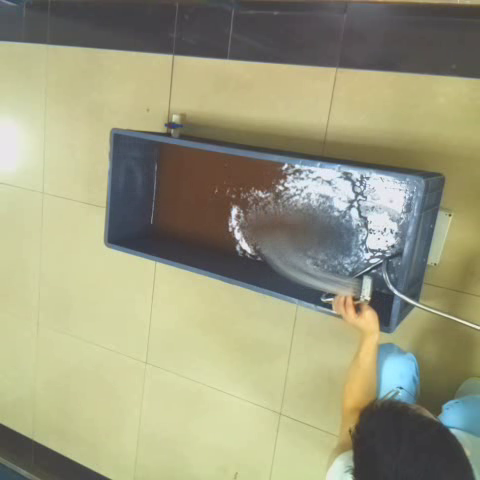
#> input picture 6000.png, 480 x 480 px
$ python -i graybgrhsv_lbp_svm.py   (imports and definitions only)   (older library calls are emulated)
#> lines starting #> are read from the running program, lines starting #| are printed output that depends on the picture
#> further down, picture is the input picture: shape (480, 480, 3); mean B, G, R 125.9, 154.5, 155.2
### LBP_origin_SVM.py
#!usr/bin/env python3
# !-*- coding:utf-8 -*-
# !@Time:2019/10/31 21:47
# !@Author:yuan
# !@File:extractFeaturesFromImages.py

'''
#使用SVM训练原始LBP分类模型,并进行简单测试
@准备正负样本
@抽取原始LBP特征并做好标记
@SVM参数设定
@训练得出模型,保存模型文件
@加载模型进行测试:小图片测试和实际图片测试
'''

import cv2
import numpy as np
from skimage.feature import greycomatrix,greycoprops,local_binary_pattern
import matplotlib.pyplot as plt
import time
import math

#设置矩阵在pycharm中全显示，不自动换行,防止写入txt数据格式不对
np.set_printoptions(linewidth=5000000)
np.set_printoptions(threshold=np.inf)

'''
注意,cv2.imread(sample_path+str(j)+'.png',cv2.IMREAD_GRAYSCALE)
读取标志：若读灰度图用cv2.IMREAD_COLOR，读出来也是3通道
          读灰度图应用cv2.IMREAD_GRAYSCALE
          读完整图片，包括alpha通道：cv2.IMREAD_UNCHANGED
'''

'''
#提取归一化后的原始LBP特征
@输入参数：
    grayImage:灰度图片
    radius:lbp半径,默认=1
    n_points:lbp点个数,默认=8
@返回值:
    归一化后的lbp直方图
'''
def originLBP(grayImage,radius = 1,n_points = 8):
#> called with radius = 1, n_points = 8
    lbp = local_binary_pattern(grayImage, n_points, radius, method='default')
    # 类型转换，lbp为int32，将其转为uint8，为了符合cv2.calcHist()的数据类型要求
    lbpInt = lbp.astype(np.uint8)
    # cv2.imshow('ROILBPImage', lbp)
    # print(lbp[0:3])
    # 参数说明:cv2.calcHist(原图像，灰度图通道0，掩膜图像，BIN的数目，像素值范围)
    # 返回值:opencv_hist是一个256*1的数组(float32)，代表出现[0-255]出现的频次
    opencv_hist = cv2.calcHist([lbpInt], [0], None, [256], [0, 256])
#> opencv_hist = 256 values, max 85413 at index 255, min 0 at index 37, mean 900
    # print(opencv_hist.dtype)
    #归一化LBP直方图
    opencv_hist /= opencv_hist.sum()
#> opencv_hist = 256 values, max 0.371 at index 255, min 0 at index 37, mean 0.00391
    # print(opencv_hist[0:10])
    return opencv_hist #return opencv_hist

'''
#提取lbp特征,并写入至txt文件,sample_num个[0.2,0.32,...,]256个元素
@输入参数:
    sample_path:待提取灰度图片(16*16)的路径
    sample_num:待提取灰度图片的总数
    txt_path:最后生成的要写入的txt文件路径及文件名称
@返回值：
    无,最后打印完成提示信息
'''
# [18 lines left out: function extractFeature_saveToTxt, not called in this run]

'''
#写入正负样本标记至txt文件,格式如[1. 1. 1. ... 0. 0. 0. ...]
@输入参数:
    pos_sample_num:正样本数
    neg_sample_num:负样本数
    all_sample_label_path:最后生成的所有正负样本标记保存的路径及文件名称
    pos_label:正样本标记,默认=1
    neg_label:负样本标记,默认=0
    negpos:标记对应的特征的正、负样本的顺序,取值1或0(非1),默认 = 1:负样本在前，正样本在后
           以便对应正负样本特征的顺序
@返回值:
    无,最后打印写入标记完成提示信息
'''
# [19 lines left out: function save_all_sample_labels, not called in this run]

'''
#提取lbp特征,sample_num个[0.2,0.32,...,]256个元素
@输入参数:
    sample_path:待提取灰度图片(16*16)的路径
    sample_num:待提取灰度图片的总数
@返回值：
    返回图片的lbp特征矩阵
'''
# [12 lines left out: function extractFeature_saveToVar, not called in this run]

'''
#获取对应正负样本特征的标记,格式如[1. 1. 1. ... 0. 0. 0. ...]
@输入参数:
    pos_sample_num:正样本数
    neg_sample_num:负样本数
    pos_label:正样本标记,默认=1
    neg_label:负样本标记,默认=0
    negpos:标记对应的特征的正、负样本的顺序,取值1或0(非1),默认 = 1:负样本在前，正样本在后
           以便对应正负样本特征的顺序
@返回值:
    对应正负样本特征的标记
'''
# [15 lines left out: function generate_sample_label, not called in this run]

'''
#滑动窗口
#yield的妙用，相当于return，不过是有需要就return，减少内存占用
'''
# [4 lines left out: function slidingWindow, not called in this run]

'''
#从16*16的灰度图片中提取原始lbp特征
@输入参数:
    16*16的灰度图片
@返回值:
    归一化后的lbp特征向量直方图,行向量1*256,float32
'''
# [10 lines left out: function extract_lbpFeature_from_oneImage, not called in this run]

# [168 lines that do not run on import are left out]

### graybgrhsv_lbp_svm.py
#!usr/bin/env python3
# !-*- coding:utf-8 -*-
# !@Time:2019/11/19 11:12
# !@Author:yuan
# !@File:rgb_gray_hsi.py

import cv2
import numpy as np

from LBP_origin_SVM import originLBP
from LBP_origin_SVM import generate_sample_label
from LBP_origin_SVM import slidingWindow

'''
#提取gray-b-g-r-h-s-v lbp特征,sample_num个[0.2,0.32,...,]256*7个元素
@输入参数:
    sample_path:待提取彩色图片(16*16)的路径
    sample_num:待提取灰度图片的总数
@返回值：
    返回图片的gray-b-g-r-h-s-v lbp特征矩阵
'''
# [45 lines left out: function extract_graybgrhsvFeature_saveToVar, not called in this run]

'''
#从16*16的彩色图片中提取gray-b-g-r-h-s-v lbp特征
@输入参数:
    16*16的彩色图片
@返回值:
    归一化后的lbp特征向量直方图,行向量1*(256*7),float32
'''
def extract_graybgrhsvlbpFeature_from_oneImage(img):
	train_hist = np.zeros((1, 256 * 7))
	# 灰度图片
	gray_img = cv2.cvtColor(img, cv2.COLOR_BGR2GRAY)

	gray_hist = originLBP(gray_img, radius=1, n_points=8)
#> gray_hist has the same summary as opencv_hist in originLBP
	gray_hist = gray_hist.flatten()
	gray_hist = np.around(gray_hist, 4)
#> gray_hist = 256 values, max 0.371 at index 255, min 0 at index 10, mean 0.00391
	# print(gray_hist)

	# 拆分通道,b、g、r通道
	b_img, g_img, r_img = cv2.split(img)
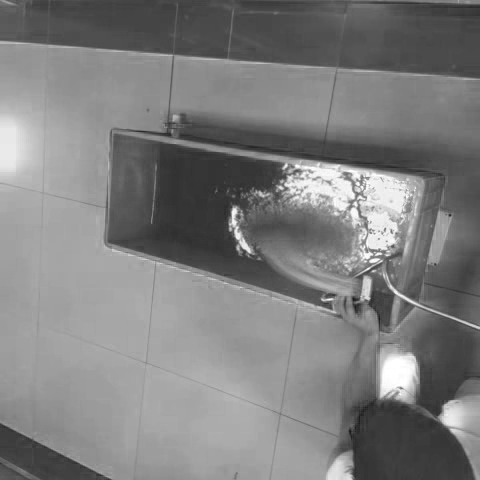
#> b_img: shape (480, 480); min 25, max 255, mean 125.9

	b_img_hist = originLBP(b_img, radius=1, n_points=8)
#> b_img_hist = 256 values, max 0.352 at index 255, min 0 at index 42, mean 0.00391
	b_img_hist = b_img_hist.flatten()
	b_img_hist = np.around(b_img_hist, 4)
#> b_img_hist = 256 values, max 0.352 at index 255, min 0 at index 10, mean 0.0039

	g_img_hist = originLBP(g_img, radius=1, n_points=8)
#> g_img_hist = 256 values, max 0.352 at index 255, min 0 at index 42, mean 0.00391
	g_img_hist = g_img_hist.flatten()
	g_img_hist = np.around(g_img_hist, 4)
#> g_img_hist has the same summary as b_img_hist

	r_img_hist = originLBP(r_img, radius=1, n_points=8)
#> r_img_hist = 256 values, max 0.357 at index 255, min 0 at index 34, mean 0.00391
	r_img_hist = r_img_hist.flatten()
	r_img_hist = np.around(r_img_hist, 4)
#> r_img_hist = 256 values, max 0.357 at index 255, min 0 at index 10, mean 0.00391

	hsv_img = cv2.cvtColor(img, cv2.COLOR_BGR2HSV)
#> hsv_img: shape (480, 480, 3); mean H, S, V 50.4, 57.7, 160.2
	h_img, s_img, v_img = cv2.split(hsv_img)
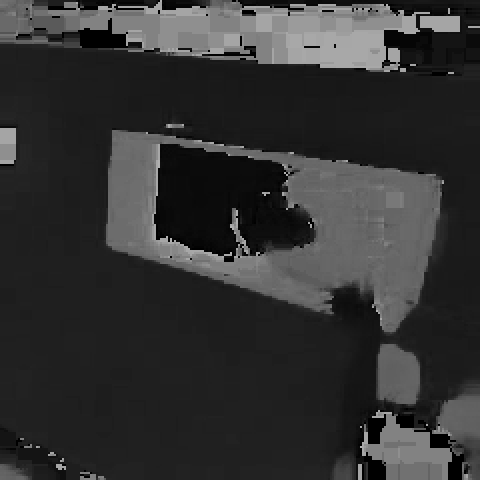
#> h_img: shape (480, 480); min 0, max 178, mean 50.4
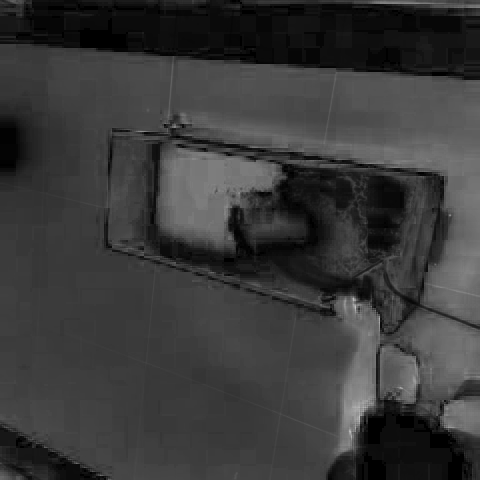
#> s_img: shape (480, 480); min 0, max 195, mean 57.7
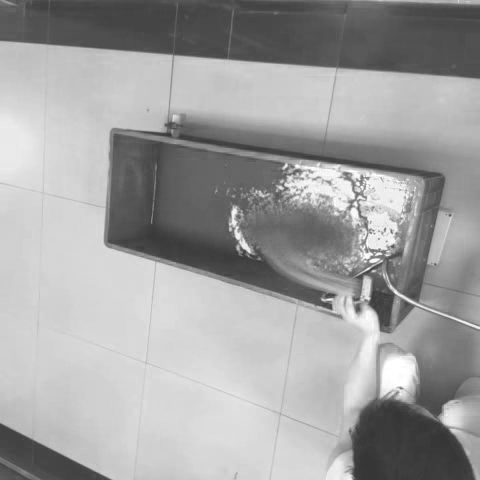
#> v_img: shape (480, 480); min 52, max 255, mean 160.2

	h_img_hist = originLBP(h_img, radius=1, n_points=8)
#> in originLBP (call 5), `lbp = local_binary_pattern(grayImage, n_points, radius, method='defaul..`:
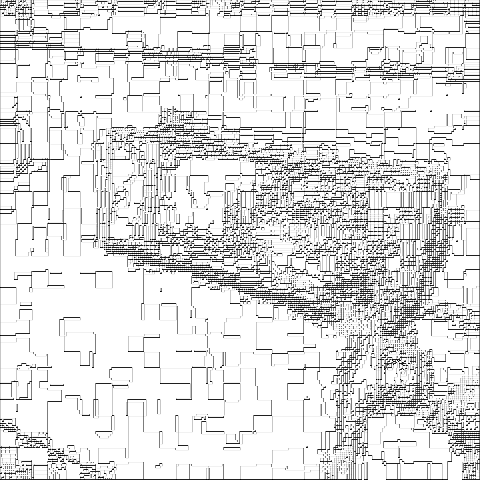
#> lbp: shape (480, 480) float64; min 1, max 255, mean 222.9
#> in originLBP (call 5), `opencv_hist = cv2.calcHist([lbpInt], [0], None, [256], [0, 256])`: opencv_hist = 256 values, max 164510 at index 255, min 0 at index 0, mean 900
#> in originLBP (call 5), `opencv_hist /= opencv_hist.sum()`: opencv_hist = 256 values, max 0.714 at index 255, min 0 at index 0, mean 0.00391
#> h_img_hist has the same summary as opencv_hist in originLBP
	h_img_hist = h_img_hist.flatten()
	h_img_hist = np.around(h_img_hist, 4)

	s_img_hist = originLBP(s_img, radius=1, n_points=8)
#> in originLBP (call 6), `lbp = local_binary_pattern(grayImage, n_points, radius, method='defaul..`:
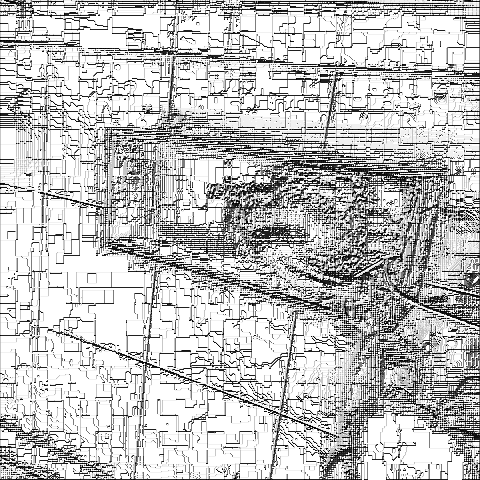
#> lbp: shape (480, 480) float64; min 0, max 255, mean 193.1
#> in originLBP (call 6), `opencv_hist = cv2.calcHist([lbpInt], [0], None, [256], [0, 256])`: opencv_hist = 256 values, max 111487 at index 255, min 0 at index 26, mean 900
#> in originLBP (call 6), `opencv_hist /= opencv_hist.sum()`: opencv_hist = 256 values, max 0.484 at index 255, min 0 at index 26, mean 0.00391
#> s_img_hist has the same summary as opencv_hist in originLBP
	s_img_hist = s_img_hist.flatten()
	s_img_hist = np.around(s_img_hist, 4)
#> s_img_hist = 256 values, max 0.484 at index 255, min 0 at index 10, mean 0.0039

	v_img_hist = originLBP(v_img, radius=1, n_points=8)
#> in originLBP (call 7), `lbp = local_binary_pattern(grayImage, n_points, radius, method='defaul..`:
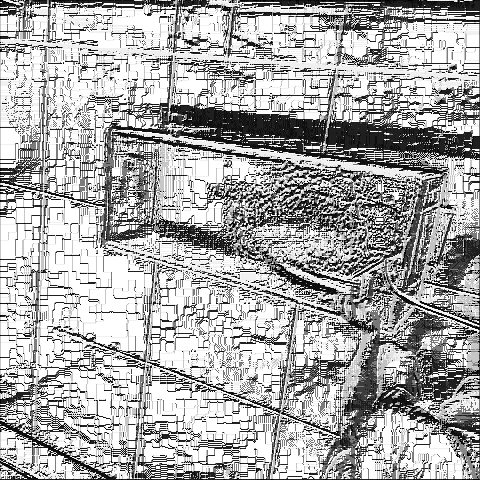
#> lbp: shape (480, 480) float64; min 0, max 255, mean 171
#> in originLBP (call 7), `opencv_hist = cv2.calcHist([lbpInt], [0], None, [256], [0, 256])`: opencv_hist = 256 values, max 81216 at index 255, min 0 at index 42, mean 900
#> in originLBP (call 7), `opencv_hist /= opencv_hist.sum()`: opencv_hist has the same summary as g_img_hist in extract_graybgrhsvlbpFeature_from_oneImage
#> v_img_hist has the same summary as g_img_hist
	v_img_hist = v_img_hist.flatten()
	v_img_hist = np.around(v_img_hist, 4)
#> v_img_hist has the same summary as b_img_hist
	# 在行上将矩阵合并
	train_hist[0] = np.hstack((gray_hist, b_img_hist, g_img_hist, r_img_hist, h_img_hist, s_img_hist, v_img_hist))
	train_hist = np.around(train_hist, 4)

	return np.float32(train_hist)

# [67 lines not run here, left out]

>>> import cv2
>>> picture = cv2.imread('6000.png')
>>> result = extract_graybgrhsvlbpFeature_from_oneImage(picture)
